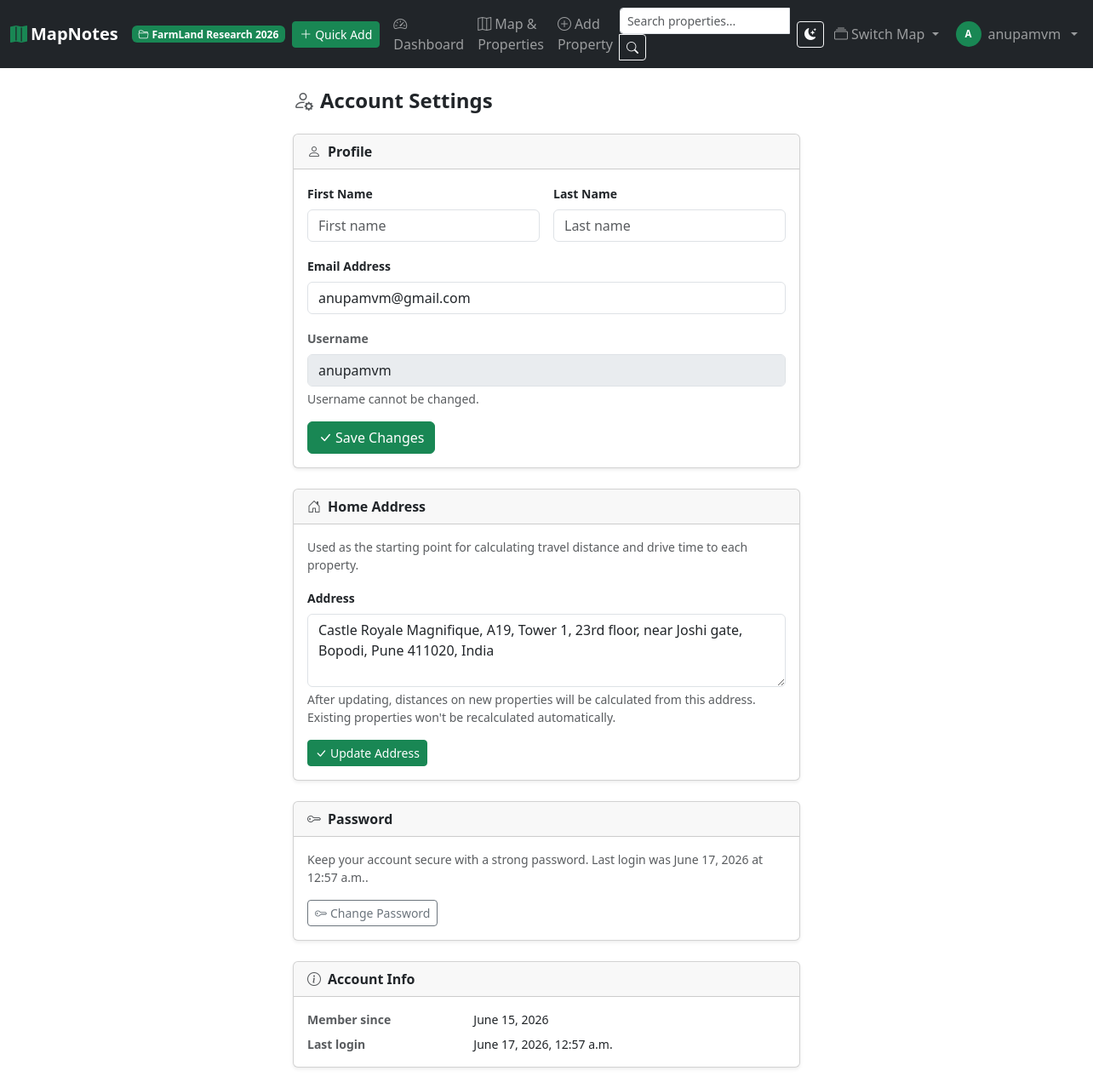
Screenshot of /account/settings/ (signed in) with the database file from the repository.
### apps/core/models.py (models this page shows, shortened)
class Project(models.Model):
    name = models.CharField(max_length=200)
    slug = models.SlugField(max_length=220, unique=True, blank=True)
    description = models.TextField(blank=True)
    project_type = models.CharField(max_length=20, choices=PROJECT_TYPE_CHOICES, default='agriculture')
    year = models.PositiveSmallIntegerField(default=datetime.date.today().year)
    is_active = models.BooleanField(default=True)
    is_default = models.BooleanField(default=False)
    created_at = models.DateTimeField(auto_now_add=True)
    updated_at = models.DateTimeField(auto_now=True)
    class Meta:
        ordering = ['-year', 'name']

class SiteSettings(models.Model):
    home_address = models.CharField(
        max_length=500,
        default="Castle Royale Magnifique, A19, Tower 1, 23rd floor, near Joshi gate, Bopodi, Pune 411020, India",
        help_text="Used as origin for travel distance calculations on properties.",
    )
    class Meta:
        verbose_name = "Site Settings"
        verbose_name_plural = "Site Settings"
    @classmethod
    def get(cls):
        obj, _ = cls.objects.get_or_create(pk=1)
        return obj

### apps/core/views.py (the view, shortened to what this page needs)
# urls.py: path('account/settings/', views.AccountSettingsView.as_view(), name='account-settings'),
class AccountSettingsView(LoginRequiredMixin, View):
    def get(self, request):
        ctx = {'site_settings': SiteSettings.get()}
        return render(request, 'core/account_settings.html', ctx)

### apps/core/context_processors.py (called while the page is built)
def google_maps(request):
    return {'GOOGLE_MAPS_API_KEY': settings.GOOGLE_MAPS_API_KEY}

def active_project(request):
    project = None
    project_id = request.session.get('active_project_id')
    if project_id:
        project = Project.objects.filter(pk=project_id).first()
    return {'active_project': project}

### templates/core/account_settings.html (shortened to what this page needs)
{% extends 'base.html' %}
{% block content %}
<div class="container py-4" style="max-width:620px;">
    <h4 class="fw-bold mb-4">
        <i class="bi bi-person-gear me-2 text-muted"></i>Account Settings
    </h4>
    <div class="card mb-4 shadow-sm">
        <div class="card-header fw-semibold">
            <i class="bi bi-person me-2 text-muted"></i>Profile
        </div>
        <div class="card-body">
            <form method="post">
                <div class="row g-3">
                    <div class="col-sm-6">
                        <label class="form-label small fw-semibold">First Name</label>
                        <input type="text" name="first_name" class="form-control"
                               value="{{ user.first_name }}" placeholder="First name">
                    </div>
                    <div class="col-sm-6">
                        <label class="form-label small fw-semibold">Last Name</label>
                        <input type="text" name="last_name" class="form-control"
                               value="{{ user.last_name }}" placeholder="Last name">
                    </div>
                    <div class="col-12">
                        <label class="form-label small fw-semibold">Email Address</label>
                        <input type="email" name="email" class="form-control"
                               value="{{ user.email }}" placeholder="you@example.com">
                    </div>
                    <div class="col-12">
                        <label class="form-label small fw-semibold text-muted">Username</label>
                        <input type="text" class="form-control bg-body-secondary" value="{{ user.username }}" disabled>
                        <div class="form-text">Username cannot be changed.</div>
                    </div>
                </div>
                <div class="mt-3 d-flex gap-2">
                    <button type="submit" class="btn btn-success">
                        <i class="bi bi-check-lg me-1"></i>Save Changes
                    </button>
                </div>
            </form>
        </div>
    </div>
    <div class="card mb-4 shadow-sm">
        <div class="card-header fw-semibold">
            <i class="bi bi-house-door me-2 text-muted"></i>Home Address
        </div>
        <div class="card-body">
            <p class="text-muted small mb-3">
                Used as the starting point for calculating travel distance and drive time to each property.
            </p>
            <form method="post">
                <div class="mb-3">
                    <label class="form-label small fw-semibold">Address</label>
                    <textarea name="home_address" class="form-control" rows="3"
                              placeholder="Enter your home address">{{ site_settings.home_address }}</textarea>
                    <div class="form-text">
                        After updating, distances on new properties will be calculated from this address.
                        Existing properties won't be recalculated automatically.
                    </div>
                </div>
                <button type="submit" class="btn btn-success btn-sm">
                    <i class="bi bi-check-lg me-1"></i>Update Address
                </button>
            </form>
        </div>
    </div>
    <div class="card mb-4 shadow-sm">
        <div class="card-header fw-semibold">
            <i class="bi bi-key me-2 text-muted"></i>Password
        </div>
        <div class="card-body">
            <p class="text-muted small mb-3">
                Keep your account secure with a strong password.
                {% if user.last_login %}
                Last login was {{ user.last_login|date:"N j, Y" }} at {{ user.last_login|date:"g:i a" }}.
                {% endif %}
            </p>
            <a href="{% url 'password_change' %}" class="btn btn-outline-secondary btn-sm">
                <i class="bi bi-key me-1"></i>Change Password
            </a>
        </div>
    </div>
    <div class="card shadow-sm">
        <div class="card-header fw-semibold">
            <i class="bi bi-info-circle me-2 text-muted"></i>Account Info
        </div>
        <div class="card-body">
            <dl class="row small mb-0">
                <dt class="col-sm-4 text-muted">Member since</dt>
                <dd class="col-sm-8">{{ user.date_joined|date:"F j, Y" }}</dd>
                <dt class="col-sm-4 text-muted">Last login</dt>
                <dd class="col-sm-8 mb-0">{{ user.last_login|date:"F j, Y, g:i a"|default:"—" }}</dd>
            </dl>
        </div>
    </div>
</div>
{% endblock %}

### templates/components/_navbar.html (shortened to what this page needs)
{% load static %}
<nav class="navbar navbar-expand-lg navbar-dark bg-dark sticky-top">
    <div class="container-fluid">
        <a class="navbar-brand fw-bold" href="{% url 'core:project-list' %}">
            <i class="bi bi-map-fill text-success me-1"></i>MapNotes
        </a>
        {% if active_project %}
        <span class="badge bg-success me-2 d-none d-md-inline">
            <i class="bi bi-folder2-open me-1"></i>{{ active_project.name }}
        </span>
        {% endif %}
        {% if user.is_authenticated %}
        <a class="btn btn-success btn-sm ms-auto me-2" href="{% url 'properties:chat' %}" style="flex-shrink:0;">
            <i class="bi bi-plus-lg me-1"></i><span>Quick Add</span>
        </a>
        {% endif %}
        <div class="collapse navbar-collapse" id="mainNav">
            {% if active_project %}
            <ul class="navbar-nav me-auto">
                <li class="nav-item">
                    <a class="nav-link" href="{% url 'core:dashboard' %}">
                        <i class="bi bi-speedometer2 me-1"></i>Dashboard
                    </a>
                </li>
                <li class="nav-item">
                    <a class="nav-link" href="{% url 'properties:list' %}">
                        <i class="bi bi-map me-1"></i>Map &amp; Properties
                    </a>
                </li>
                <li class="nav-item">
                    <a class="nav-link" href="{% url 'properties:create' %}">
                        <i class="bi bi-plus-circle me-1"></i>Add Property
                    </a>
                </li>
            </ul>
            <form class="d-flex me-2" action="{% url 'core:search' %}" method="get">
                <div class="input-group input-group-sm">
                    <input class="form-control" type="search" name="q"
                           placeholder="Search properties..." id="global-search"
                           value="{{ request.GET.q }}" style="min-width: 200px;">
                    <button class="btn btn-outline-light" type="submit">
                        <i class="bi bi-search"></i>
                    </button>
                </div>
            </form>
            {% else %}
            <ul class="navbar-nav me-auto"></ul>
            {% endif %}
            <ul class="navbar-nav align-items-center">
                <li class="nav-item me-1">
                    <button class="btn btn-outline-light btn-sm" id="darkModeToggle" title="Toggle dark mode">
                    </button>
                </li>
                {% if active_project %}
                <li class="nav-item dropdown">
                    <a class="nav-link dropdown-toggle" href="#" role="button" data-bs-toggle="dropdown">
                        <i class="bi bi-collection me-1"></i>Switch Map
                    </a>
                </li>
                {% endif %}
                {% if user.is_authenticated %}
                <li class="nav-item dropdown ms-1">
                    <a class="nav-link dropdown-toggle d-flex align-items-center gap-2 py-1" href="#"
                       role="button" data-bs-toggle="dropdown" aria-expanded="false">
                        <span class="rounded-circle bg-success text-white d-inline-flex align-items-center justify-content-center fw-bold flex-shrink-0"
                              style="width:30px;height:30px;font-size:0.72rem;">
                            {% if user.first_name %}{{ user.first_name|first|upper }}{{ user.last_name|first|upper }}{% else %}{{ user.username|first|upper }}{% endif %}
                        </span>
                        <span class="d-none d-lg-inline text-truncate" style="max-width:120px;">
                            {{ user.get_full_name|default:user.username }}
                        </span>
                    </a>
                </li>
                {% endif %}
            </ul>
        </div>
    </div>
</nav>

### static/css/app.css (style rules this page uses)
:root { --map-height: calc(100vh - 56px); }

### rows the page displays
Project: name "FarmLand Research 2026"
SiteSettings: home_address "Castle Royale Magnifique, A19, Tower 1, 23rd floor, near Joshi gate, Bopodi, Pune 411020, India"

### other values shown
{{ user.username|first|upper }} "A"
{{ user.get_full_name|default:user.username }} "anupamvm"
{{ user.last_login|date:"N j, Y" }} "June 17, 2026"
{{ user.last_login|date:"g:i a" }} "12:57 a.m."
{{ user.date_joined|date:"F j, Y" }} "June 15, 2026"
{{ user.last_login|date:"F j, Y, g:i a"|default:"—" }} "June 17, 2026, 12:57 a.m."
